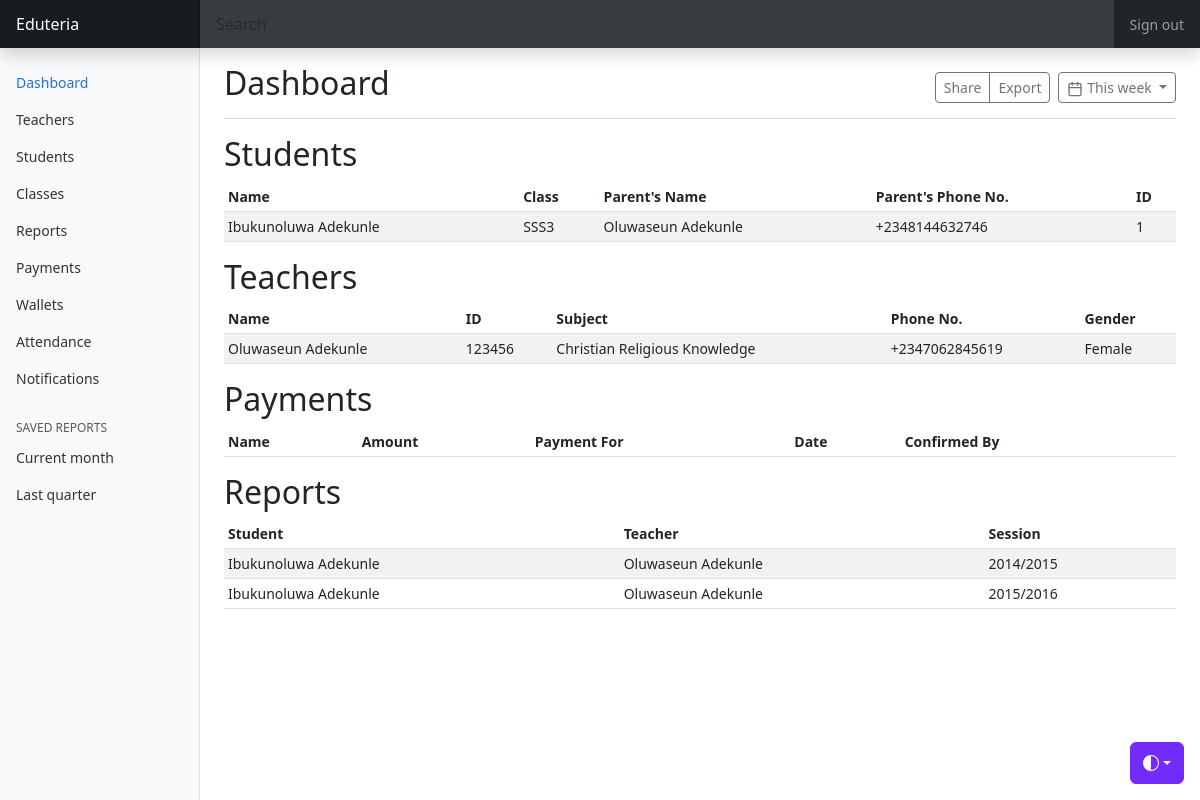
Before: / with the older database file.
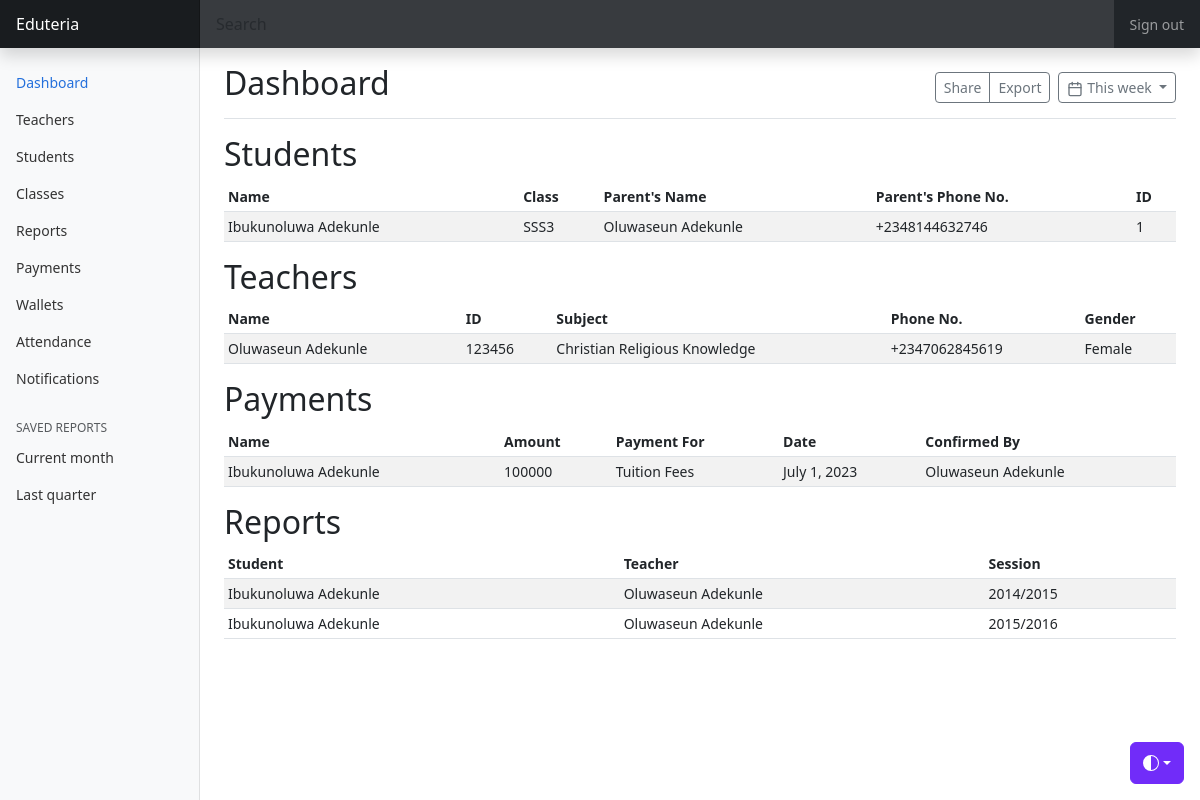
After: the same page with the newer database file.
### users/models.py (models this page shows)
class Student(models.Model):
    name=models.CharField(max_length=256)
    date_of_birth=models.DateField()
    gender=models.CharField(max_length=6)
    current_class=models.CharField(max_length=4)
    parent_name=models.CharField(max_length=256)
    parent_phone_number=models.CharField(max_length=14)
    address=models.CharField(max_length=256)
    genotype=models.CharField(max_length=2)
    blood_group=models.CharField(max_length=3)
    class Meta:
        verbose_name_plural="students"
    def __str__(self):
        return(self.name)

class Teacher(models.Model):
    name=models.CharField(max_length=256)
    teacher_id=models.CharField(max_length=11)
    gender=models.CharField(max_length=6)
    phone_number=models.CharField(max_length=14, default="")
    date_of_birth=models.DateField()
    started_work=models.DateField()
    subject=models.CharField(max_length=256)
    class_taught=models.CharField(max_length=4, blank=True)
    emergency_contact=models.CharField(max_length=256)
    emergency_contact_number=models.CharField(max_length=14)
    address=models.CharField(max_length=256)
    class Meta:
        verbose_name_plural="teachers"
    def __str__(self):
        return(self.name)

### reports/models.py (models this page shows, shortened)
class Report(models.Model):
    student=models.ForeignKey(Student, on_delete=models.CASCADE)
    teacher=models.ForeignKey(Teacher, on_delete=models.CASCADE)
    session_id=models.CharField(max_length=9)
    subject_1=models.CharField(max_length=256)
    score_1=models.PositiveIntegerField()
    subject_2=models.CharField(max_length=256)
    score_2=models.PositiveIntegerField()
    subject_3=models.CharField(max_length=256)
    score_3=models.PositiveIntegerField()
    subject_4=models.CharField(max_length=256)
    score_4=models.PositiveIntegerField()
    subject_5=models.CharField(max_length=256)
    score_5=models.PositiveIntegerField()
    subject_6=models.CharField(max_length=256)
    score_6=models.PositiveIntegerField()
    subject_7=models.CharField(max_length=256)
    score_7=models.PositiveIntegerField()
    subject_8=models.CharField(max_length=256)
    score_8=models.PositiveIntegerField()
    subject_9=models.CharField(max_length=256)
    score_9=models.PositiveIntegerField()
    class Meta:
        verbose_name_plural="reports"

### finance/models.py (models this page shows, shortened)
class Payment(models.Model):
    date_of_payment=models.DateField(auto_now_add=True)
    student=models.ForeignKey(Student, on_delete=models.CASCADE)
    amount=models.PositiveIntegerField()
    payment_for=models.CharField(max_length=256)
    payment_by=models.CharField(max_length=256)
    mode_of_payment=models.CharField(max_length=256, default="Transfer")
    confirmed_by=models.CharField(max_length=256)
    class Meta:
        verbose_name_plural="payments"

### users/views.py (the view)
# urls.py: path('', index),
def index(request):
    students=Student.objects.all()
    teachers=Teacher.objects.all()
    payments=Payment.objects.all()
    reports=Report.objects.all()
    context={
        "teachers":teachers,
        "students":students,
        "payments":payments,
        "reports":reports,
    }
    return render(request, "index.html", context)

### templates/index.html (shortened to what this page needs)
{% extends 'base.html' %}
{% block content %}
    <main class="col-md-9 ms-sm-auto col-lg-10 px-md-4">
        <div class="d-flex justify-content-between flex-wrap flex-md-nowrap align-items-center pt-3 pb-2 mb-3 border-bottom">
        <h1 class="h2">Dashboard</h1>
        <div class="btn-toolbar mb-2 mb-md-0">
            <div class="btn-group me-2">
            <button type="button" class="btn btn-sm btn-outline-secondary">Share</button>
            <button type="button" class="btn btn-sm btn-outline-secondary">Export</button>
            </div>
            <button type="button" class="btn btn-sm btn-outline-secondary dropdown-toggle">
            <span data-feather="calendar" class="align-text-bottom"></span>
            This week
            </button>
        </div>
        </div>
        <h2>Students</h2>
        <div class="table-responsive">
            <table class="table table-striped table-sm">
                <thead>
                    <tr>
                        <th scope="col">Name</th>
                        <th scope="col">Class</th>
                        <th scope="col">Parent's Name</th>
                        <th scope="col">Parent's Phone No.</th>
                        <th scope="col">ID</th>
                    </tr>
                </thead>
                <tbody>
                    {% for student in students %}
                        <tr>
                            <td>{{ student.name }}</td>
                            <td>{{ student.current_class }}</td>
                            <td>{{ student.parent_name }}</td>
                            <td>{{ student.parent_phone_number }}</td>
                            <td>{{ student.id }}</td>
                        </tr>
                    {% endfor %}
                </tbody>
            </table>
        </div>
        <h2>Teachers</h2>
        <div class="table-responsive">
            <table class="table table-striped table-sm">
                <thead>
                    <tr>
                        <th scope="col">Name</th>
                        <th scope="col">ID</th>
                        <th scope="col">Subject</th>
                        <th scope="col">Phone No.</th>
                        <th scope="col">Gender</th>
                    </tr>
                </thead>
                <tbody>
                    {% for teacher in teachers %}
                        <tr>
                            <td>{{ teacher.name }}</td>
                            <td>{{ teacher.teacher_id }}</td>
                            <td>{{ teacher.subject }}</td>
                            <td>{{ teacher.phone_number }}</td>
                            <td>{{ teacher.gender }}</td>
                        </tr>
                    {% endfor %}
                </tbody>
            </table>
        </div>
        <h2>Payments</h2>
        <div class="table-responsive">
            <table class="table table-striped table-sm">
                <thead>
                    <tr>
                        <th scope="col">Name</th>
                        <th scope="col">Amount</th>
                        <th scope="col">Payment For</th>
                        <th scope="col">Date</th>
                        <th scope="col">Confirmed By</th>
                    </tr>
                </thead>
                <tbody>
                    {% for payment in payments %}
                        <tr>
                            <td>{{ payment.student }}</td>
                            <td>{{ payment.amount }}</td>
                            <td>{{ payment.payment_for }}</td>
                            <td>{{ payment.date_of_payment }}</td>
                            <td>{{ payment.confirmed_by }}</td>
                        </tr>
                    {% endfor %}
                </tbody>
            </table>
        </div>
        <h2>Reports</h2>
        <div class="table-responsive">
            <table class="table table-striped table-sm">
                <thead>
                    <tr>
                        <th scope="col">Student</th>
                        <th scope="col">Teacher</th>
                        <th scope="col">Session</th>
                </thead>
                <tbody>
                    {% for report in reports %}
                        <tr>
                            <td>{{ report.student }}</td>
                            <td>{{ report.teacher }}</td>
                            <td>{{ report.session_id }}</td>
                        </tr>
                    {% endfor %}
                </tbody>
            </table>
        </div>
    </main>
{% endblock content %}

### templates/base.html (shortened to what this page needs)
{% load static %}
{% load icon %}
<!DOCTYPE html>
<html lang="en" data-bs-theme="auto">
  <head><script src="{% static '../assets/js/color-modes.js' %}"></script>
<link href="{% static '../assets/dist/css/bootstrap.min.css' %}" rel="stylesheet">
    <link href="{% static 'dashboard.css' %}" rel="stylesheet">
  </head>
  <body>
    <div class="dropdown position-fixed bottom-0 end-0 mb-3 me-3 bd-mode-toggle">
      <button class="btn btn-bd-primary py-2 dropdown-toggle d-flex align-items-center"
              id="bd-theme"
              type="button"
              aria-expanded="false"
              data-bs-toggle="dropdown"
              aria-label="Toggle theme (auto)">
        <svg class="bi my-1 theme-icon-active" width="1em" height="1em"><use href="#circle-half"></use></svg>
      </button>
    </div>
<header class="navbar navbar-dark sticky-top bg-dark flex-md-nowrap p-0 shadow">
  <a class="navbar-brand col-md-3 col-lg-2 me-0 px-3 fs-6" href="#">Eduteria</a>
  <input class="form-control form-control-dark w-100 rounded-0 border-0" type="text" placeholder="Search" aria-label="Search">
  <div class="navbar-nav">
    <div class="nav-item text-nowrap">
      <a class="nav-link px-3" href="#">Sign out</a>
    </div>
  </div>
</header>
<div class="container-fluid">
  <div class="row">
    <nav id="sidebarMenu" class="col-md-3 col-lg-2 d-md-block bg-body-tertiary sidebar collapse">
      <div class="position-sticky pt-3 sidebar-sticky">
        <ul class="nav flex-column">
          <li class="nav-item">
            <a class="nav-link active" aria-current="page" href="#">
              Dashboard
            </a>
          </li>
          <li class="nav-item">
            <a class="nav-link" href="#">
              Teachers
            </a>
          </li>
          <li class="nav-item">
            <a class="nav-link" href="#">
              Students
            </a>
          </li>
          <li class="nav-item">
            <a class="nav-link" href="#">
              Classes
            </a>
          </li>
          <li class="nav-item">
            <a class="nav-link" href="#">
              Reports
            </a>
          </li>
          <li class="nav-item">
            <a class="nav-link" href="#">
              Payments
            </a>
          </li>
          <li class="nav-item">
            <a class="nav-link" href="#">
              Wallets
            </a>
          </li>
          <li class="nav-item">
            <a class="nav-link" href="#">
              Attendance
            </a>
          </li>
          <li class="nav-item">
            <a class="nav-link" href="#">
              Notifications
            </a>
          </li>
        </ul>
        <h6 class="sidebar-heading d-flex justify-content-between align-items-center px-3 mt-4 mb-1 text-body-secondary text-uppercase">
          <span>Saved reports</span>
        </h6>
        <ul class="nav flex-column mb-2">
          <li class="nav-item">
            <a class="nav-link" href="#">
              Current month
            </a>
          </li>
          <li class="nav-item">
            <a class="nav-link" href="#">
              Last quarter
            </a>
          </li>
        </ul>
      </div>
    </nav>
    {% block content %}
    {% endblock content %}
  </div>
</div>
  </body>
</html>

### static/dashboard.css (style rules this page uses)
body { font-size: .875rem; }
.feather { width: 16px; height: 16px; }
.sidebar { position: fixed; top: 0; bottom: 0; left: 0; z-index: 100; padding: 48px 0 0; box-shadow: inset -1px 0 0 rgba(0, 0, 0, .1); }
.sidebar-sticky { height: calc(100vh - 48px); overflow-x: hidden; overflow-y: auto; }
.sidebar .nav-link { font-weight: 500; color: #333; }
.sidebar .nav-link.active { color: #2470dc; }
.sidebar-heading { font-size: .75rem; }
.navbar-brand { padding-top: .75rem; padding-bottom: .75rem; background-color: rgba(0, 0, 0, .25); box-shadow: inset -1px 0 0 rgba(0, 0, 0, .25); }
.navbar .form-control { padding: .75rem 1rem; }
.form-control-dark { color: #fff; background-color: rgba(255, 255, 255, .1); border-color: rgba(255, 255, 255, .1); }

### templates/base.html (style rules this page uses)
.bi { vertical-align: -.125em; fill: currentColor; }
.btn-bd-primary { --bd-violet-bg: #712cf9; --bd-violet-rgb: 112.520718, 44.062154, 249.437846; --bs-btn-font-weight: 600; --bs-btn-color: var(--bs-white); --bs-btn-bg: var(--bd-violet-bg); --bs-btn-border-color: var(--bd-violet-bg); --bs-btn-hover-color: var(--bs-white); --bs-btn-hover-bg: #6528e0; --bs-btn-hover-border-color: #6528e0; --bs-btn-focus-shadow-rgb: var(--bd-violet-rgb); --bs-btn-active-color: var(--bs-btn-hover-color); --bs-btn-active-bg: #5a23c8; --bs-btn-active-border-color: #5a23c8; }
.bd-mode-toggle { z-index: 1500; }

Changed rows visible on the page:
added Payment: student "Ibukunoluwa Adekunle", amount "100000", payment_for "Tuition Fees", date_of_payment "July 1, 2023", confirmed_by "Oluwaseun Adekunle"
